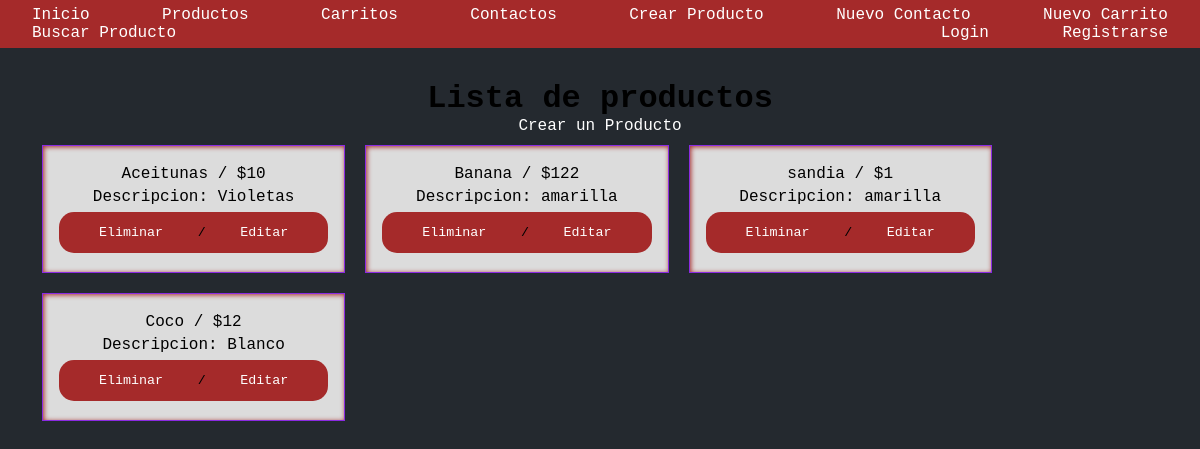
Before: /products/ with the older database file.
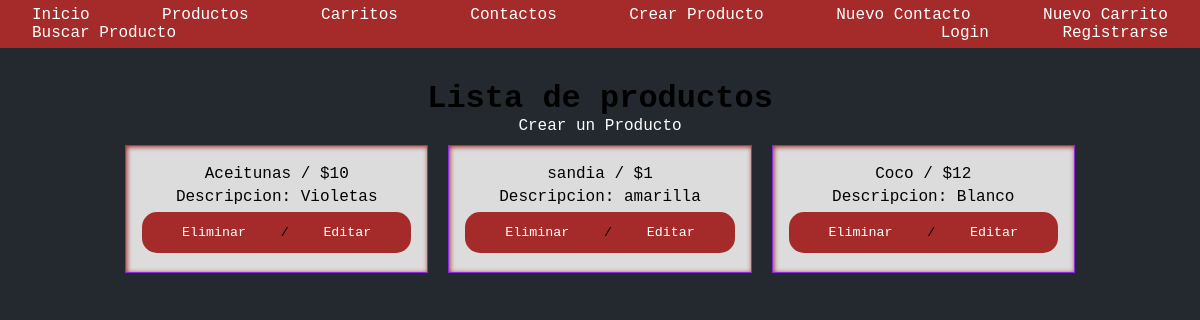
After: the same page with the newer database file.
### codershoping/models.py (models this page shows, shortened)
class Product(models.Model):
    name = models.CharField(max_length=255)
    description = models.CharField(max_length=255)
    price = models.IntegerField()

### codershoping/views.py (the view)
# urls.py: path('products/', products, name='productos'),
def products(request):
    context = {
        'products': Product.objects.all()
    }
    return render(request=request, template_name='products.html', context=context)

### codershoping/templates/codershoping/products.html (shortened to what this page needs)
{% extends 'base.html' %}
{% block products %}
<div>
    <h3> Lista de productos </h3>
</div>
<a href={% url 'crear_producto' %}>Crear un Producto</a>
<ul class="products-list">
    {% for product in products %}
    <div class="box">
        <li> {{product.name}} / ${{product.price}} </li>
        <li>
            Descripcion: {{product.description}}
        </li>
        <button>
            <a href={% url 'eliminar_producto' product.name %} >Eliminar  </a> /
            <a href={% url 'editar_producto' product.name %} >Editar  </a>
        </button>
    </div>
    {% endfor %}
</ul>
{% endblock products %}

Changed rows visible on the page:
removed Product: name "Banana", price "122", description "amarilla"
